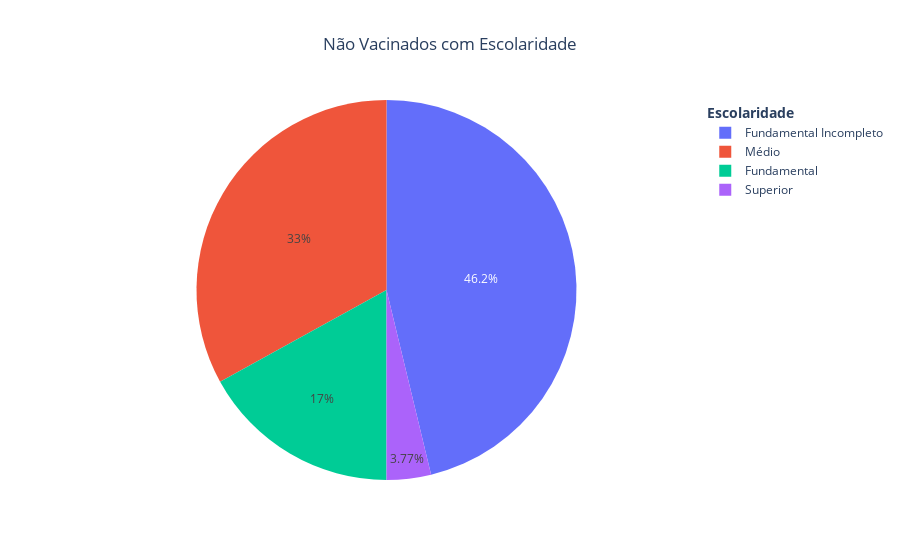

Here is the notebook cell this chart was saved with:
### Code cell
data_agrupamento_3_false = data_agrupamento_3[~data_agrupamento_3.Vacinados]
fig = px.pie(data_agrupamento_3_false, values='Quantidade', names='Escolaridade', 
             title='Não Vacinados com Escolaridade')
fig.update_layout(
    legend_title="<b>Escolaridade</b>",title_x=0.5
   
)
fig.show()

### Figure 1 — Plotly figure (JSON) as saved in the notebook; plotly's stock layout.template omitted (floating-point values rounded to 4 significant figures)
{"data": [{"domain": {"x": [0, 1], "y": [0, 1]}, "hovertemplate": "Escolaridade=%{label}<br>Quantidade=%{value}<extra></extra>", "labels": ["Fundamental", "Fundamental Incompleto", "Médio", "Superior"], "legendgroup": "", "name": "", "showlegend": true, "type": "pie", "values": [18, 49, 35, 4]}], "layout": {"legend": {"title": {"text": "<b>Escolaridade</b>"}, "tracegroupgap": 0}, "title": {"text": "Não Vacinados com Escolaridade", "x": 0.5}}}
